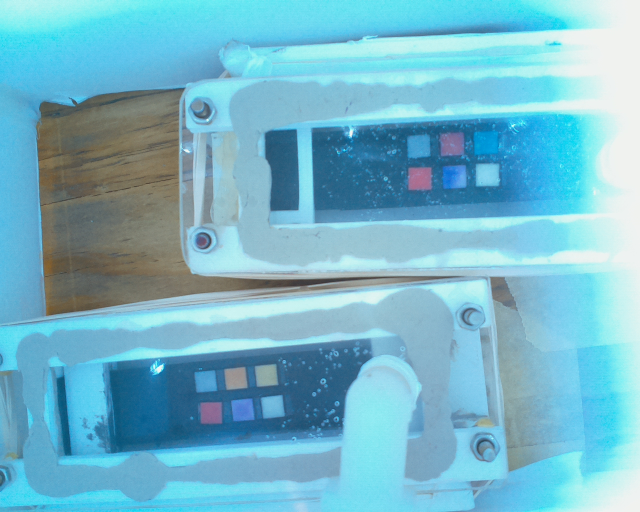
#> input picture SHOOPS_Output.jpg, 1280 x 1024 px (shown at 1/2 size)
$ python MainSS_Clean.py
#> lines starting #> are read from the running program, lines starting #| are printed output that depends on the picture; after the words box and inside, x2 and y2 are one past the last pixel; in counts of white or black regions, pixels touching at a corner belong together
#> further down, img is the input picture: shape (1024, 1280, 3); mean B, G, R 202.1, 182.4, 116.7
import imutils
import cv2
import numpy as np
import math
import sys

#Color ballance code originally sources by https://www.morethantechnical.com/2015/01/14/simplest-color-balance-with-opencv-wcode/ and by https://gist.github.com/DavidYKay/9dad6c4ab0d8d7dbf3dc which was then optemized by JackDesBwa

#Color balance
def simplest_cb(img, percent=1):
#> called with percent = 1
    out_channels = []
    cumustops = (
        img.shape[0] * img.shape[1] * percent / 200.0,
        img.shape[0] * img.shape[1] * (1 - percent / 200.0)
    )
#> cumustops = (6553.6, 1304166.4)
    for channel in cv2.split(img):
        cumuhist = np.cumsum(cv2.calcHist([channel], [0], None, [256], (0,256)))
        low_cut, high_cut = np.searchsorted(cumuhist, cumustops)
        lut = np.concatenate((
            np.zeros(low_cut),
            np.around(np.linspace(0, 255, high_cut - low_cut + 1)),
            255 * np.ones(255 - high_cut)
        ))
        out_channels.append(cv2.LUT(channel, lut.astype('uint8')))
#> this loop made 3 passes
#> (low_cut, high_cut) on passes 1 to 3: (70, 247), (84, 244), (13, 240)
#> after the loop, out_channels = 3 items
    return cv2.merge(out_channels)
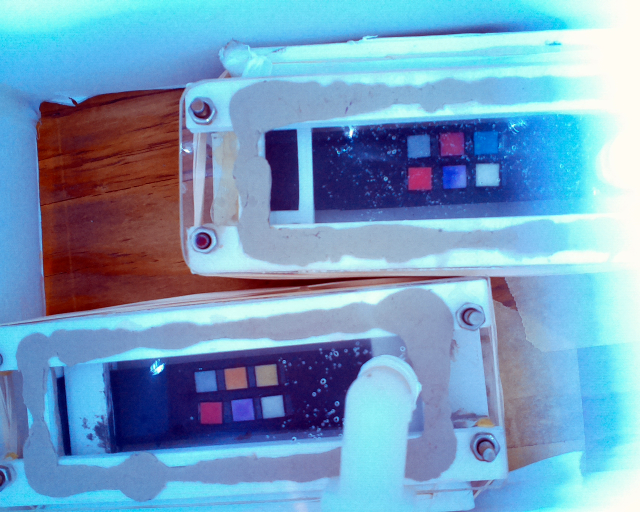
#> returned value: shape (1024, 1280, 3) (shown at 1/2 size); mean of channels 0, 1, 2 190.2, 157, 116.6; drawn as B, G, R

img=cv2.imread('SHOOPS_Output.jpg')
imgg = simplest_cb(img, 1)

#Cropping image
c1 = imgg[680:860,350:600] # Slicing to crop the image
#c2 = imgg[280:440,600:840] # Slicing to crop the image

#Greyscale
grey1 = cv2.cvtColor(c1, cv2.COLOR_BGR2GRAY)
#grey2 = cv2.cvtColor(c2, cv2.COLOR_BGR2GRAY)

#Adjusting brightness and contrast formated from https://stackoverflow.com/questions/39308030/how-do-i-increase-the-contrast-of-an-image-in-python-opencv
alpha = 1 # Contrast control (1.0-3.0)
beta = 10 # Brightness control (0-100)

adj1 = cv2.convertScaleAbs(grey1, alpha=alpha, beta=beta)
#adj2 = cv2.convertScaleAbs(grey2, alpha=alpha, beta=beta)

#Bluring
blurred1 = cv2.GaussianBlur(adj1, (0, 0), cv2.BORDER_DEFAULT)
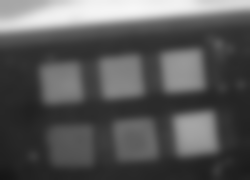
#> blurred1: shape (180, 250); min 21, max 246, mean 87.8
#blurred2 = cv2.GaussianBlur(adj2, (0, 0), cv2.BORDER_DEFAULT)
#blurred = cv2.blur(blurred1, (8, 4), cv2.BORDER_DEFAULT) #extra blur if needed

#Sharpening
sharpen_kernel = np.array([[-1,-1,-1],
                           [-1, 9,-1],
                           [-1,-1,-1]])

sharpen1 = cv2.filter2D(blurred1, -1, sharpen_kernel)
#sharpen2 = cv2.filter2D(blurred2, -1, sharpen_kernel)

#Thresholding
thresh1 = cv2.adaptiveThreshold(blurred1,255,cv2.ADAPTIVE_THRESH_GAUSSIAN_C,cv2.THRESH_BINARY,23,-2)
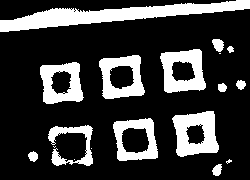
#> thresh1: shape (180, 250); 22.8% white; 18 white regions (5 under 20 px), largest, box (x1, y1, x2, y2) and area: (0, 0, 250, 32) 3093, (172, 111, 219, 157) 1388, (160, 49, 206, 93) 1253
#thresh2 = cv2.adaptiveThreshold(blurred2,255,cv2.ADAPTIVE_THRESH_GAUSSIAN_C,cv2.THRESH_BINARY,23,-2)
#trash, thresh = cv2.threshold(adj, 127,255,cv2.THRESH_BINARY) # different thresholding method

#Morphological transformations
Mkernel = cv2.getStructuringElement(cv2.MORPH_RECT, (3,3))
#> Mkernel = [[1, 1, 1], [1, 1, 1], [1, 1, 1]]
close1 = cv2.morphologyEx(thresh1, cv2.MORPH_CLOSE, Mkernel, iterations=2)
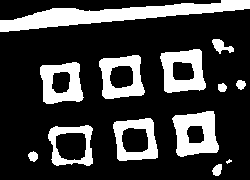
#> close1: shape (180, 250); 23.4% white; 13 white regions (1 under 20 px)
#close2 = cv2.morphologyEx(thresh2, cv2.MORPH_CLOSE, Mkernel, iterations=2)


#Find contours in the thresholded image
cnts = cv2.findContours(close1, cv2.RETR_EXTERNAL,cv2.CHAIN_APPROX_SIMPLE)
#> cnts = 13 contours, 1 with area under 20; largest, box (x1, y1, x2, y2) and area: (0, 0, 250, 32) 2892, (172, 111, 219, 157) 1582, (160, 49, 206, 93) 1537, (99, 55, 145, 99) 1536, (113, 118, 158, 161) 1524
cnts = imutils.grab_contours(cnts)


#contour list
cl1= []
cl2= []
cl3= []
cl4= []

#Min and Max area for contours
min_area = 620
max_area = 2450

#Loop over the contours
for c in cnts:
    M = cv2.moments(c)
    if M["m00"] == 0:
	    M["m00"]=1
    cX = int (M["m10"]/M["m00"])                             # compute the center of the contour
    cY = int (M["m01"]/M["m00"])
    area = cv2.contourArea(c)
    if area > min_area and area < max_area:
        cv2.drawContours(c1, [c], -1, (0, 255, 0), 2)    	    # draw the contour and center of the shape on the image
        #cv2.circle(c1, (cX, cY), 3, (255, 255, 255), -1)        # circle that was drawn with this command messed with the color detect.
        approx = cv2.approxPolyDP(c, 0.009 * cv2.arcLength(c, True), True)

        #Used to flatted the array containing Co-ordinates of the vertices.
        Cimg = c1[int(cY):int(cY+10), int(cX):int(cX+10)]     #cropping image 100 pixes from the ceter square

        #Blur the contour to help average out the color
        blur = cv2.GaussianBlur(Cimg, (9,9), cv2.BORDER_DEFAULT)
        b,g,r =cv2.split(Cimg)

        ba=np.round(np.average(b),0)
        ga=np.round(np.average(g),0)
        ra=np.round(np.average(r),0)

        #rgb=cv.cvtColor(img, cv.COLOR_BGR2RGB)
        #cv.imshow('RGB', rgb)
        #color = (r,g,b)

        Co = cv2.mean(Cimg)
        #aR = np.mean(Co[:,:,2])
        #aG = np.mean(Co[:,:,1])
        #aB = np.mean(Co[:,:,0])
        # Swap blue and red values (making it RGB, not BGR)
        hsv_bgr = cv2.cvtColor(Cimg, cv2.COLOR_BGR2HSV)
        h,s,v = cv2.split(hsv_bgr)
        aH = np.round(np.mean(h)*2,0)
        aS = np.round((np.mean(s)/255)*100,0)
        aV = np.round((np.mean(v)/255)*100,0)
        HSV = [aH,aS,aV]
        RGB = [ra,ga,ba]                       #np.array([(aH[2],aS[1],aV[0])])     #np.array([(hsv_bgr[2], hsv_bgr[1], hsv_bgr[0])])
        #RGB_1 = [aR, aG, aB]                                        #RGB = np.array([(Co[2], Co[1], Co[0])])
        cil=[cX, cY, RGB, HSV]
        Cmid = 100                                               # contour inner list
        if cY > Cmid:
            for y in range(0):
                cil.append(y)
            cl2.append(cil)
        elif cY < Cmid:
            for y in range(0):
                cil.append(y)
            cl1.append(cil)
        else:
            print('error')
#> this loop made 13 passes
#> (cX, cY, area, ba, ga, ra, Co, aH) on passes 4, 5, 6, 9, 10, 11: (70, 144, 1466, 112, 36, 143, (112, 35.74, 143.4, 0), 318), (135, 139, 1524.5, 203, 67, 71, (202.6, 66.75, 71.02, 0), 242), (195, 133, 1581.5, 215, 156, 107, (214.9, 156.4, 106.5, 0), 212), (60, 82, 1403.5, 205, 127, 79, (205.1, 127.1, 78.57, 0), 217), (121, 76, 1535.5, 115, 107, 159, (115.2, 107, 159.3, 0), 351), (182, 70, 1537, 137, 136, 145, (137.2, 135.6, 145.1, 0), 239)
#> (cX, cY, area) on passes 1, 3, 7, 8, 12, 13: (216, 169, 72), (32, 155, 64), (221, 87, 51), (240, 84, 58), (220, 45, 136.5), (113, 14, 2891.5)
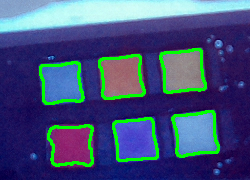
#> c1: shape (180, 250, 3); mean B, G, R 122, 81.2, 65.8
#> after the loop, cl1 = [[60, 82, [79, 127, 205], [217, 62, 80]], [121, 76, [159, 107, 115], [351, 33, 62]], [182, 70, [145, 136, 137], [239, 7, 57]]]; cl2 = [[70, 144, [143, 36, 112], [318, 75, 56]], [135, 139, [71, 67, 203], [242, 67, 79]], [195, 133, [107, 156, 215], [212, 50, 84]]]
n = approx.ravel()
#> n = 18 values, max 205 at index 12, min 49 at index 1, mean 126.2
i = 0


mask1 = thresh1 # Create mask where white is what we want, black otherwise
out1 = np.zeros_like(c1) # Extract out the object and place into output image
out1[mask1 == 255] = (c1[mask1 == 255])
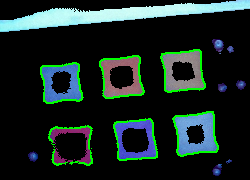
#> out1: shape (180, 250, 3); mean B, G, R 36.3, 40.1, 24.8

# Now crop
(y, x) = np.where(mask1 == 255)
#> y = 10252 values from 0 to 175; x = 10252 values, max 249 at index 13, min 0 at index 2316, mean 130.9
(topy, topx) = (np.min(y), np.min(x))
#> topy = 0; topx = 0
(bottomy, bottomx) = (np.max(y), np.max(x))
#> bottomy = 175; bottomx = 249
out1 = out1[topy:bottomy+1, topx:bottomx+1]
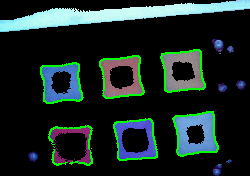
#> out1: shape (176, 250, 3); mean B, G, R 37.1, 41, 25.4

def sort_key(ColorList): #sorting the lists x values from least to greatest
	return ColorList[0]

cl1.sort(key=sort_key)
cl2.sort(key=sort_key)


clc= cl1 + cl2 #combined lists
#> clc = 6 items

#cl1

c1_Iron_RGB = clc[0][2]
#> c1_Iron_RGB = [79, 127, 205]
c1_Lead_RGB = clc[1][2]
#> c1_Lead_RGB = [159, 107, 115]
c1_Copp_RGB = clc[2][2]
#> c1_Copp_RGB = [145, 136, 137]
c1_Ph_RGB   = clc[3][2]
#> c1_Ph_RGB = [143, 36, 112]
c1_Merc_RGB = clc[4][2]
#> c1_Merc_RGB = [71, 67, 203]
c1_Brom_RGB = clc[5][2]
#> c1_Brom_RGB = [107, 156, 215]

c1_Iron_HSV = clc[0][3]
#> c1_Iron_HSV = [217, 62, 80]
c1_Lead_HSV = clc[1][3]
#> c1_Lead_HSV = [351, 33, 62]
c1_Copp_HSV = clc[2][3]
#> c1_Copp_HSV = [239, 7, 57]
c1_Ph_HSV   = clc[3][3]
#> c1_Ph_HSV = [318, 75, 56]
c1_Merc_HSV = clc[4][3]
#> c1_Merc_HSV = [242, 67, 79]
c1_Brom_HSV = clc[5][3]
#> c1_Brom_HSV = [212, 50, 84]


# [5 lines of commented-out code are left out]
cv2.imshow("Imgg", img)
cv2.imshow("Image1", c1)
cv2.imshow('thresh1',thresh1)
#cv2.imshow('Blurred',blurred)
cv2.waitKey(0)
